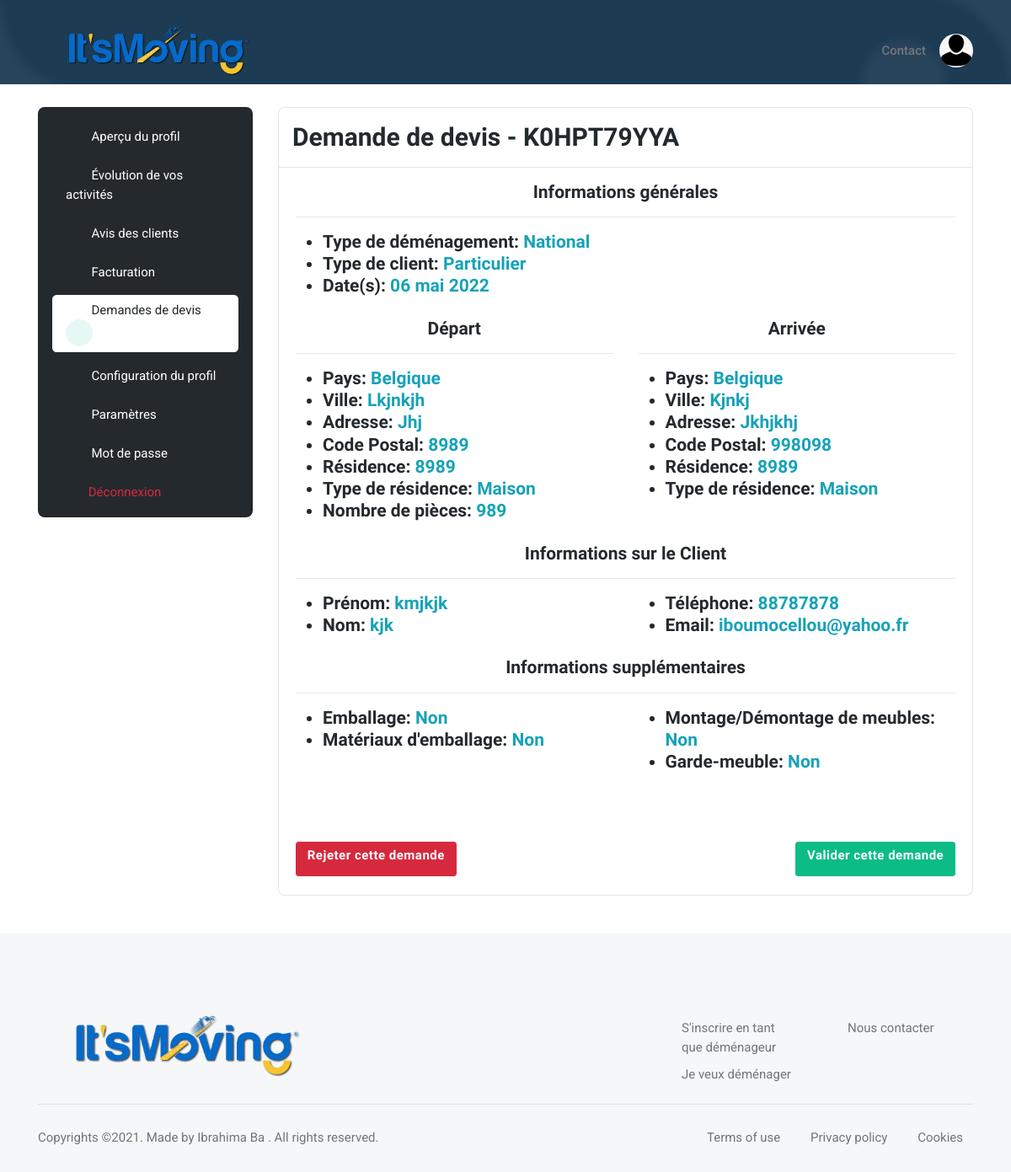
Page /user/mover_quote_request_detail/318 (signed in) on the committed database.
### base_app/models.py (models this page shows, shortened)
class Mover_Quote_Request(models.Model):
    created = models.DateTimeField(auto_now_add=True)
    quote_request = models.ForeignKey(Quote_Request, on_delete=models.CASCADE)
    treated = models.BooleanField(default=False)
    rejected = models.BooleanField(default=False)
    paid = models.CharField(max_length=20, default='Non payé') #can be 'Non payé' or 'Payé' or 'Vérification en cours...'
    mover = models.ForeignKey(Mover, on_delete=models.CASCADE)

class Quote_Request(models.Model):
    ref = models.CharField(max_length=30)
    country = models.ForeignKey(Country, on_delete=models.CASCADE, default="")
    City_Departure = models.CharField(max_length=300)
    Adresse_Departure = models.CharField(max_length=300)
    Postal_Code_Departure = models.IntegerField()
    Residence_Number_or_Name_Departure = models.CharField(max_length=300)
    Residence_Departure = models.CharField(max_length=300)
    Number_Room_Departure = models.IntegerField()
    Country_Arrival = models.CharField(max_length=300, default="")
    City_Arrival = models.CharField(max_length=300)
    Adresse_Arrival = models.CharField(max_length=300)
    Residence_Number_or_Name_Arrival = models.CharField(max_length=300)
    Postal_Code_Arrival = models.IntegerField()
    Residence_Arrival = models.CharField(max_length=300)
    packing_service = models.BooleanField(default=False)
    packaging_materials = models.BooleanField(default=False)
    furniture_assembly_disassembly = models.BooleanField(default=False)
    furniture_storage = models.BooleanField(default=False)
    Additional_informations = models.CharField(max_length=300)
    firstname = models.CharField(max_length=300, default="")
    lastname = models.CharField(max_length=300, default="")
    email = models.EmailField(default="")
    email_sent_to_customer = models.BooleanField(default=False)
    phone_number = models.CharField(max_length=30, default="")
    created = models.DateTimeField(auto_now_add=True)
    distributed = models.BooleanField(default=False)
    moving_date = models.DateTimeField(auto_now_add=False)
    moving_date1 = models.DateTimeField(auto_now_add=False)
    moving_date2 = models.DateTimeField(auto_now_add=False)
    moving_type1 = models.ForeignKey(Moving_Type1, on_delete=models.CASCADE)
    moving_type2 = models.ForeignKey(Moving_Type2, on_delete=models.CASCADE)

class Moving_Type1(models.Model):  # can be national opr international
    name = models.CharField(max_length=300)

class Moving_Type2(models.Model):  # can be 'particulier' or 'professionnel'
    name = models.CharField(max_length=300)

class Country(models.Model):
    name = models.CharField(max_length=300)

### user/views.py (the view)
# urls.py: path('mover_quote_request_detail/<int:mover_request_pk>', views.mover_quote_request_detail, name='mover_quote_request_detail'),
@login_required
def mover_quote_request_detail(request, mover_request_pk):
    if get_object_or_404(Mover_Quote_Request, pk=mover_request_pk):
        mover_quote_request = get_object_or_404(Mover_Quote_Request, pk=mover_request_pk)
        return render(request, 'user/quote_request/mover_quote_request_detail.html', {'mover_quote_request':
                                                                                          mover_quote_request})
    else:
        messages.error(request, 'Cette requête n\'existe pas !')
        return redirect('quote_request')

### user/templates/user/quote_request/mover_quote_request_detail.html (shortened to what this page needs)
{% extends 'base_app/base.html' %}
{% load static %}
{% block main %}
    <section class="pt-0">
        <div class="container-fluid px-0">
            <div class="bg-blue h-100px h-md-100px rounded-0" style="background:url({% static 'base_app/assets/images/pattern/04.png' %}) no-repeat center center; background-size:cover;">
            </div>
        </div>
    </section>
	<section class="pt-2">
		<div class="container">
			<div class="row">
				<div class="col-xl-3">
					<nav class="navbar navbar-light navbar-expand-xl mx-0">
						<div class="offcanvas offcanvas-end" tabindex="-1" id="offcanvasNavbar" aria-labelledby="offcanvasNavbarLabel">
							<div class="offcanvas-body p-3 p-xl-0">
								<div class="bg-dark border rounded-3 pb-0 p-3 w-100">
									<div class="list-group list-group-dark list-group-borderless">
										<a class="list-group-item" href="{% url 'preview' %}"><i class="bi bi-person-lines-fill fa-fw me-2"></i>
											Aperçu du profil
										</a>
										<a class="list-group-item" href="{% url 'statistic' %}"><i class="bi bi-graph-up fa-fw me-2"></i>
                                            Évolution de vos activités
                                        </a>
                                        <a class="list-group-item" href="{% url 'reviews' %}"><i class="bi bi-star fa-fw me-2"></i>
                                            Avis des clients
                                        </a>
                                        <a class="list-group-item" href="{% url 'billing' %}"><i class="bi bi-wallet2 fa-fw me-2"></i>
                                            Facturation
                                        </a>
										<a class="list-group-item active" href="{% url 'quote_request' %}"><i class="bi bi-folder-check fa-fw me-2"></i>
											Demandes de devis
											{% if number_quote_request != 0 %}
												<span class="btn btn-sm btn-success-soft btn-round me-1 mb-0">
												</span>
											{% endif %}
										</a>
										<a class="list-group-item" href="{% url 'edit_profile' %}"><i class="bi bi-pencil-square fa-fw me-2"></i>
											Configuration du profil
										</a>
										<a class="list-group-item" href="{% url 'settings' %}"><i class="bi bi-gear fa-fw me-2"></i>
											Paramètres
										</a>
										<a class="list-group-item" href="{% url 'user_password_change' %}"><i class="bi bi-lock fa-fw me-2"></i>
											Mot de passe
										</a>
										<form action="{% url 'logout_user' %}" method="POST">
											<button type="submit" class="list-group-item text-danger bg-danger-soft-hover">
												<i class="fas fa-sign-out-alt fa-fw me-2"></i>Déconnexion
											</button>
                        				</form>
									</div>
								</div>
							</div>
						</div>
					</nav>
				</div>
				<div class="col-xl-9">
					<div class="card border rounded-3">
						<div class="card-header border-bottom">
							<h3 class="mb-0">Demande de devis - {{mover_quote_request.quote_request.ref}}</h3>
						</div>
						<div class="card-body row">
							<div class="col-sm-12 h5">
								<center>Informations générales</center>
								<hr>
								<ul>
									<li>
										Type de déménagement:
										<b class="text-info">{{mover_quote_request.quote_request.moving_type1.name}}</b>
									</li>
									<li>
										Type de client:
										<b class="text-info">{{mover_quote_request.quote_request.moving_type2.name}}</b>
									</li>
									<li>
										Date(s):
										<b class="text-info">
											{% if mover_quote_request.quote_request.moving_date|date == 'Oct. 10, 1000' %}
												{% load i18n %}
											{% else %}
												{% load i18n %}
												{% language 'fr' %}
													{{mover_quote_request.quote_request.moving_date|date:'d F Y'}}
												{% endlanguage %}
											{% endif %}
										</b>
									</li>
								</ul>
							</div>
							<div class="col-sm-6 h5">
								<center>Départ</center>
								<hr>
								<ul>
									<li>
										Pays:
										<b class="text-info">
											{{mover_quote_request.quote_request.country.name|capfirst}}
										</b>
									</li>
									<li>
										Ville:
										<b class="text-info">
											{{mover_quote_request.quote_request.City_Departure|capfirst}}
										</b>
									</li>
									<li>
										Adresse:
										<b class="text-info">
											{{mover_quote_request.quote_request.Adresse_Departure|capfirst}}
										</b>
									</li>
									<li>
										Code Postal:
										<b class="text-info">
											{{mover_quote_request.quote_request.Postal_Code_Departure}}
										</b>
									</li>
									<li>
										Résidence:
										<b class="text-info">
											{{mover_quote_request.quote_request.Residence_Number_or_Name_Departure|capfirst}}
										</b>
									</li>
									<li>
										Type de résidence:
										<b class="text-info">
											{{mover_quote_request.quote_request.Residence_Departure}}
										</b>
									</li>
									<li>
										Nombre de pièces:
										<b class="text-info">
											{{mover_quote_request.quote_request.Number_Room_Departure}}
										</b>
									</li>
								</ul>
							</div>
							<div class="col-sm-6 h5">
								<center>Arrivée</center>
								<hr>
								<ul>
									<li>
										Pays:
										<b class="text-info">
											{% if mover_quote_request.quote_request.moving_type1.name == 'International' %}
												{{mover_quote_request.quote_request.Country_Arrival|capfirst}}
											{% else %}
												{{mover_quote_request.quote_request.country.name|capfirst}}
											{% endif %}
										</b>
									</li>
									<li>
										Ville:
										<b class="text-info">
											{{mover_quote_request.quote_request.City_Arrival|capfirst}}
										</b>
									</li>
									<li>
										Adresse:
										<b class="text-info">
											{{mover_quote_request.quote_request.Adresse_Arrival|capfirst}}
										</b>
									</li>
									<li>
										Code Postal:
										<b class="text-info">
											{{mover_quote_request.quote_request.Postal_Code_Arrival}}
										</b>
									</li>
									<li>
										Résidence:
										<b class="text-info">
											{{mover_quote_request.quote_request.Residence_Number_or_Name_Arrival|capfirst}}
										</b>
									</li>
									<li>
										Type de résidence:
										<b class="text-info">
											{{mover_quote_request.quote_request.Residence_Arrival}}
										</b>
									</li>
								</ul>
							</div>
							<div class="col-sm-12 h5">
								<center>Informations sur le Client</center>
								<hr>
								<div class="row">
									<div class="col-sm-6">
										<ul>
											<li>
												Prénom:
												<b class="text-info">{{mover_quote_request.quote_request.firstname}}</b>
											</li>
											<li>
												Nom:
												<b class="text-info">{{mover_quote_request.quote_request.lastname}}</b>
											</li>
										</ul>
									</div>
									<div class="col-sm-6">
										<ul>
											<li>
												Téléphone:
												<b class="text-info">{{mover_quote_request.quote_request.phone_number}}</b>
											</li>
											<li>
												Email:
												<b class="text-info">{{mover_quote_request.quote_request.email}}</b>
											</li>
										</ul>
									</div>
								</div>
							</div>
							<div class="col-sm-12 h5">
								<center>Informations supplémentaires</center>
								<hr>
								<div class="row">
									<div class="col-sm-6">
										<ul>
											<li>
												Emballage:
												<b class="text-info">
													{% if mover_quote_request.quote_request.packing_service == True %}
														Oui
													{% else %}
														Non
													{% endif %}
												</b>
											</li>
											<li>
												Matériaux d'emballage:
												<b class="text-info">
													{% if mover_quote_request.quote_request.packaging_materials == True %}
														Oui
													{% else %}
														Non
													{% endif %}
												</b>
											</li>
										</ul>
									</div>
									<div class="col-sm-6">
										<ul>
											<li>
												Montage/Démontage de meubles:
												<b class="text-info">
													{% if mover_quote_request.quote_request.furniture_assembly_disassembly == True %}
														Oui
													{% else %}
														Non
													{% endif %}
												</b>
											</li>
											<li>
												Garde-meuble:
												<b class="text-info">
													{% if mover_quote_request.quote_request.furniture_storage == True %}
														Oui
													{% else %}
														Non
													{% endif %}
												</b>
											</li>
										</ul>
									</div>
								</div>
							</div>
							<div class="col d-md-flex justify-content-between align-items-center mt-4">
								{% if mover_quote_request.treated == False %}
									<a type="button" href="{% url 'mover_request_rejected' mover_quote_request.id %}" class="btn btn-sm btn-danger">
										<h6 class="text-white">Rejeter cette demande</h6>
									</a>
									<div class="d-flex align-items-center mt-2 mt-md-0">
										<a type="button" href="{% url 'mover_request_treated' mover_quote_request.id %}" class="btn btn-sm btn-success">
											<h6 class="text-white">Valider cette demande</h6>
										</a>
									</div>
								{% endif %}
							</div>
						</div>
					</div>
				</div>
			</div>
		</div>
	</section>
{% endblock %}

### rows in the picture
Mover_Quote_Request: quote_request.ref "K0HPT79YYA", quote_request.moving_type1.name "National", quote_request.moving_type2.name "Particulier", quote_request.moving_date "06 mai 2022", quote_request.country.name "Belgique", quote_request.City_Departure "Lkjnkjh", quote_request.Adresse_Departure "Jhj", quote_request.Postal_Code_Departure "8989", quote_request.Residence_Number_or_Name_Departure "8989", quote_request.Residence_Departure "Maison", quote_request.Number_Room_Departure "989", quote_request.City_Arrival "Kjnkj", quote_request.Adresse_Arrival "Jkhjkhj", quote_request.Postal_Code_Arrival "998098", quote_request.Residence_Number_or_Name_Arrival "8989", quote_request.Residence_Arrival "Maison", quote_request.firstname "kmjkjk", quote_request.lastname "kjk", quote_request.phone_number "88787878", quote_request.email "iboumocellou@yahoo.fr"
